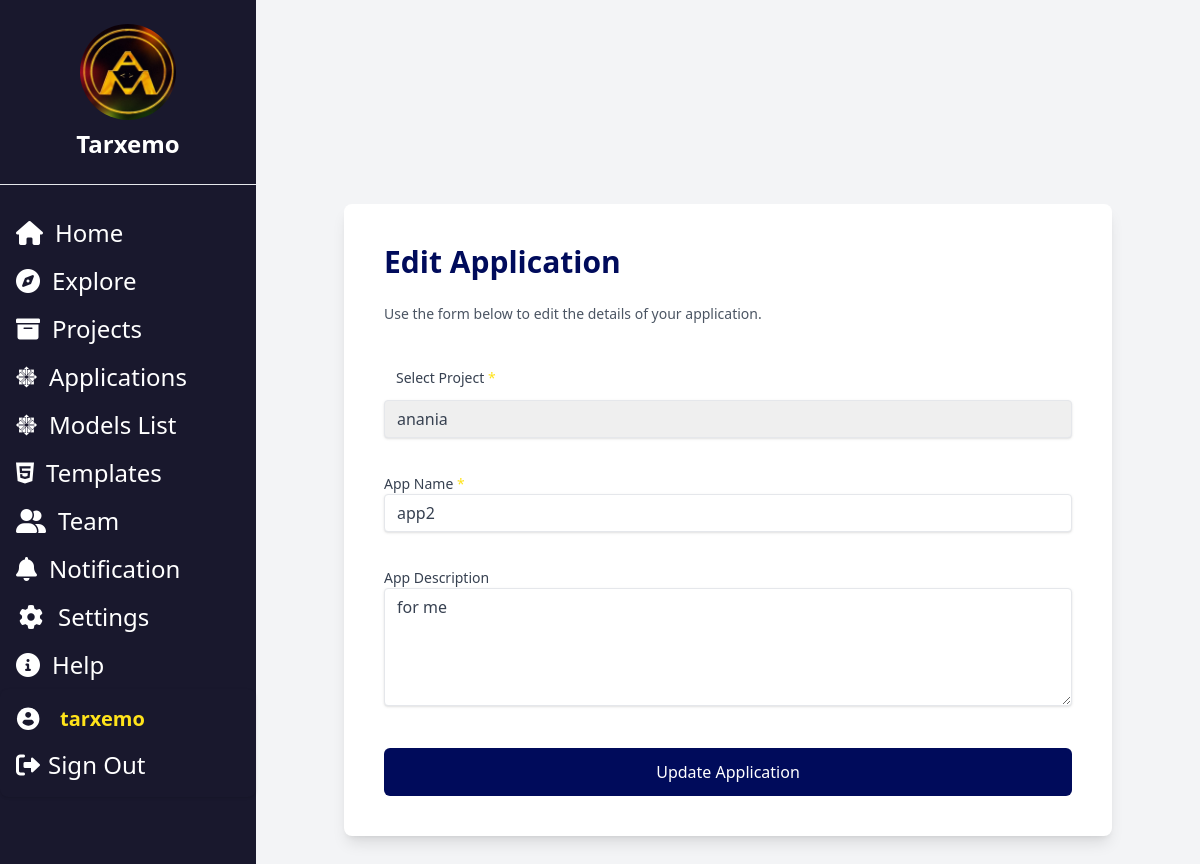
Screenshot of /idd/edit_application/2/ (signed in) with the database file from the repository.
### authApp/models.py (models this page shows, shortened)
class CustomUser(AbstractBaseUser, PermissionsMixin):
    email = models.EmailField(unique=True)
    first_name = models.CharField(max_length=30, blank=True)
    last_name = models.CharField(max_length=30, blank=True)
    is_active = models.BooleanField(default=True)
    is_staff = models.BooleanField(default=False)
    username = models.CharField(max_length=100, unique=True, null=True, blank=True)
    objects = CustomUserManager()
    USERNAME_FIELD = 'email'
    REQUIRED_FIELDS = []

### idd/models.py (models this page shows)
class Application(models.Model):
    name = models.CharField(max_length=50)
    description = models.TextField()
    created_at = models.DateTimeField(auto_now_add=True)
    owner = models.ForeignKey(CustomUser, on_delete=models.CASCADE, related_name="applications")

### idd/views.py (the view, shortened to what this page needs)
# urls.py: path('edit_application/<int:app_id>/', edit_application, name='edit_application'),
def edit_application(request, app_id):
    application = get_object_or_404(Application, id=app_id)
    projects = Project.objects.all()
    return render(request, 'edit_application.html', {
        'application': application,
        'projects': projects
    })

### authApp/autoLogoutMiddleware.py (called while the page is built, shortened)
    def __call__(self, request):
        if request.user.is_authenticated:
            last_activity = request.session.get('last_activity')
            current_time = now()
            request.session['last_activity'] = current_time.isoformat()
        return self.get_response(request)

### idd/templates/edit_application.html (shortened to what this page needs)
{% extends 'homepage.html' %}
{% load static %}
{% block content %}
<div class="bg-gray-100 min-h-screen flex items-center justify-center">
    <div class="max-w-3xl w-full bg-white rounded-lg shadow-lg p-10">
        <h1 class="text-3xl font-bold text-[#000B5B] mb-6">Edit Application</h1>
        <p class="text-sm text-gray-600 mb-8">
            Use the form below to edit the details of your application.
        </p>
        <form method="POST" class="space-y-6">
            <div>
                <label for="project" class="block text-sm font-medium text-gray-700 p-3">
                    Select Project <span class="text-[#FFE31A]">*</span>
                </label>
                <select id="project" class="shadow appearance-none border rounded w-full py-2 px-3 text-gray-700 leading-tight focus:outline-none focus:shadow-outline mb-3 focus:border-[#FFE31A]" name="project" required>
                    {% for project in projects %}
                        <option value="{{ project.id }}" {% if project.id == application.project.id %}selected{% endif %}>{{ project.title }}</option>
                    {% endfor %}
                </select>
            </div>
            <div>
                <label for="app_name" class="block text-sm font-medium text-gray-700">
                    App Name <span class="text-[#FFE31A]">*</span>
                </label>
                <input type="text" id="app_name" name="app_name" placeholder="Enter app name" required
                    class="shadow appearance-none border rounded w-full py-2 px-3 text-gray-700 leading-tight focus:outline-none focus:shadow-outline mb-3 focus:border-[#FFE31A]"
                    value="{{ application.name }}">
            </div>
            <div>
                <label for="description" class="block text-sm font-medium text-gray-700">
                    App Description
                </label>
                <textarea id="description" name="description" rows="5" placeholder="Write a short description..."
                    class="shadow appearance-none border rounded w-full py-2 px-3 text-gray-700 leading-tight focus:outline-none focus:shadow-outline mb-3 focus:border-[#FFE31A]">{{ application.description }}</textarea>
            </div>
            <div>
                <button type="submit"
                    class="w-full bg-[#000B5B] text-white font-medium py-3 px-6 rounded-md hover:bg-[#002982] focus:outline-none focus:ring-2 focus:ring-offset-2 focus:ring-[#FFE31A]">
                    Update Application
                </button>
            </div>
        </form>
    </div>
</div>
{% endblock %}

### idd/templates/homepage.html (shortened to what this page needs)
<!DOCTYPE html>
<html lang="en">
  <head>
    {% load static %}
    <script src="https://cdn.tailwindcss.com"></script>
    <link
      href="https://cdnjs.cloudflare.com/ajax/libs/font-awesome/6.0.0-beta3/css/all.min.css"
      rel="stylesheet"
    />
  </head>
  <body class="bg-gray-100 font-sans text-gray-800">
    <div class="flex flex-col h-screen lg:flex-row">
      <aside
        id="sidebar"
        class="hidden lg:block lg:w-64 bg-[#19182D] text-white min-h-screen lg:relative lg:flex-shrink-0"
      >
        <div class="flex flex-col h-full">
          <div class="bg-[#19182D] flex flex-col items-center py-6">
            <img
              src="{% static 'logo.jpeg' %}"
              alt="Logo"
              class="h-24 w-24 rounded-full mb-2"
            />
            <span class="text-2xl font-semibold">Tarxemo</span>
          </div>
          <div class= " w-full border-t bg-gray-800"></div>
          <nav class="mt-6 flex-grow">
            <ul>
              <li>
                <a
                  href="#home"
                  class="flex items-center text-2xl px-4 py-2 hover:text-[#FFE31A] transition"
                >
                  <i class="fas fa-home mr-3"></i> <span>Home</span>
                </a>
              </li>
              <li>
                <a
                  href="{% url 'templates_gallery' %}"
                  class="flex items-center text-2xl px-4 py-2 hover:text-[#FFE31A] transition"
                >
                  <i class="fas fa-compass mr-3"></i> <span>Explore</span>
                </a>
              </li>
              <li>
                <a
                  href="{% url 'my_projects_list'%}"
                  title="myProjects"
                  class="flex text-2xl items-center px-4 py-2 hover:text-[#FFE31A] transition"
                >
                  <i class="fas fa-archive mr-3"></i><span>Projects</span>
                </a>
              </li>
              <li>
                <a
                  href="{% url 'apps_list'%}"
                  title="Apps"
                  class="tooltip flex text-2xl items-center px-4 py-2 hover:text-[#FFE31A] transition"
                >
                  <i class="fa-brands fa-centos mr-3"></i>
                  <span class="tooltip__content">Applications</span>
                </a>
              </li>
              <li>
                <a
                  href="{% url 'list_models'%}"
                  title="Apps"
                  class="tooltip flex text-2xl items-center px-4 py-2 hover:text-[#FFE31A] transition"
                >
                  <i class="fa-brands fa-centos mr-3"></i>
                  <span class="tooltip__content">Models List</span>
                </a>
              </li>
              <li>
                <a
                  href="{% url 'template_list'%}"
                  title="Templates"
                  class="tooltip text-2xl flex items-center px-4 py-2 hover:text-[#FFE31A] transition"
                >
                  <i class="fa-brands fa-html5 mr-3"></i>
                  <span class=" ">Templates</span>
                </a>
              </li>
              <li>
                <a
                  href="#Team"
                  class="flex items-center px-4 py-2 text-2xl hover:text-[#FFE31A] transition"
                >
                <i class="fa-solid fa-user-group mr-3"></i> <span>Team</span>
                </a>
              </li>
              <li>
                <a
                  href="#notification"
                  class="flex items-center px-4 py-2 text-2xl hover:text-[#FFE31A] transition"
                >
                  <i class="fas fa-bell mr-3"></i> <span>Notification</span>
                </a>
              </li>
              <div class="sidebar-links bottom-links">
                <ul>
                  <li>
                    <a
                      href="#settings"
                      title="Settings"
                      class="flex text-2xl items-center px-4 py-2 hover:text-[#FFE31A] transition"
                    >
                    <i class="fa fa-cog fa-fw mr-3" aria-hidden="true"></i>
                      <span class="link hide">Settings</span>
                    </a>
                  </li>
                  <li>
                    <a
                      href="#help"
                      title="Help"
                      class="tooltip text-2xl flex items-center px-4 py-2 hover:text-[#FFE31A] transition"
                    >
                      <i class="fas fa-info-circle mr-3"></i>
                      <span class="tooltip__content">Help</span>
                    </a>
                  </li>
                </ul>
                <div class="flex flex-col items-start space-y-4 p-4 bg-[#19182D] rounded-lg shadow">
                  <div class="flex items-center space-x-1">
                    <span class="inline-block h-6 w-6 bg-[#19182D] rounded-full overflow-hidden mr-4">
                    </span>
                    <div class="text-xl font-semibold text-[#FFE31A]">{{user.username}}</div>
                  </div>
                  <a href="{% url 'logout' %}" title="Sign Out" class="tooltip text-2xl flex items-center space-x-2 text-white hover:text-[#FFE31A]">
                    <i class="fas fa-right-from-bracket "></i>
                    <span class="   ">Sign Out</span>
                  </a>
                </div>
              </div>
            </ul>
          </nav>
        </div>
      </aside>
      <main class="flex-1 p-6 overflow-y-auto">
        {% block content %} {% endblock %}
      </main>
    </div>
  </body>
</html>

### rows the page displays
CustomUser: username "tarxemo"
Application: app_name "app2", description "for me"

### other values shown
form field project "anania"
